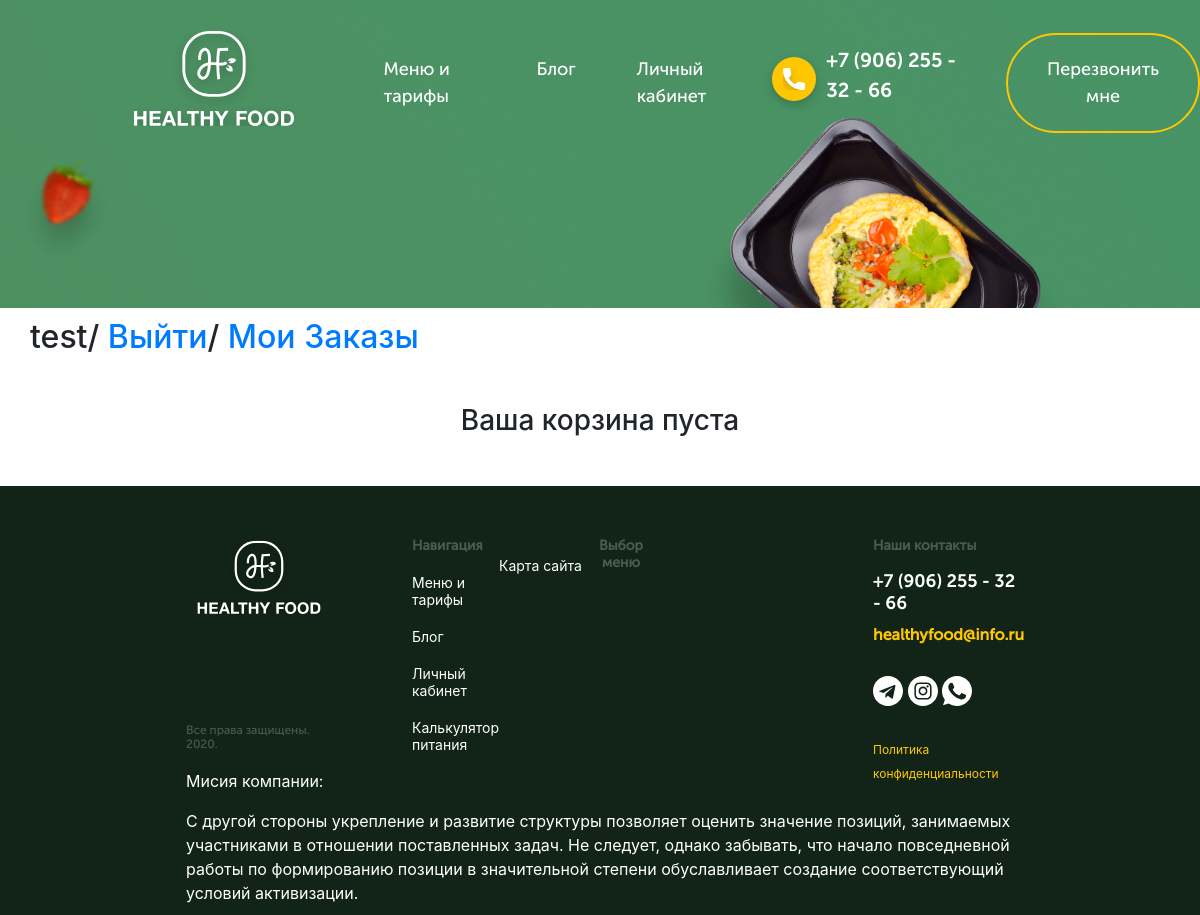
The app's page /personal-account/ (signed in), older data.
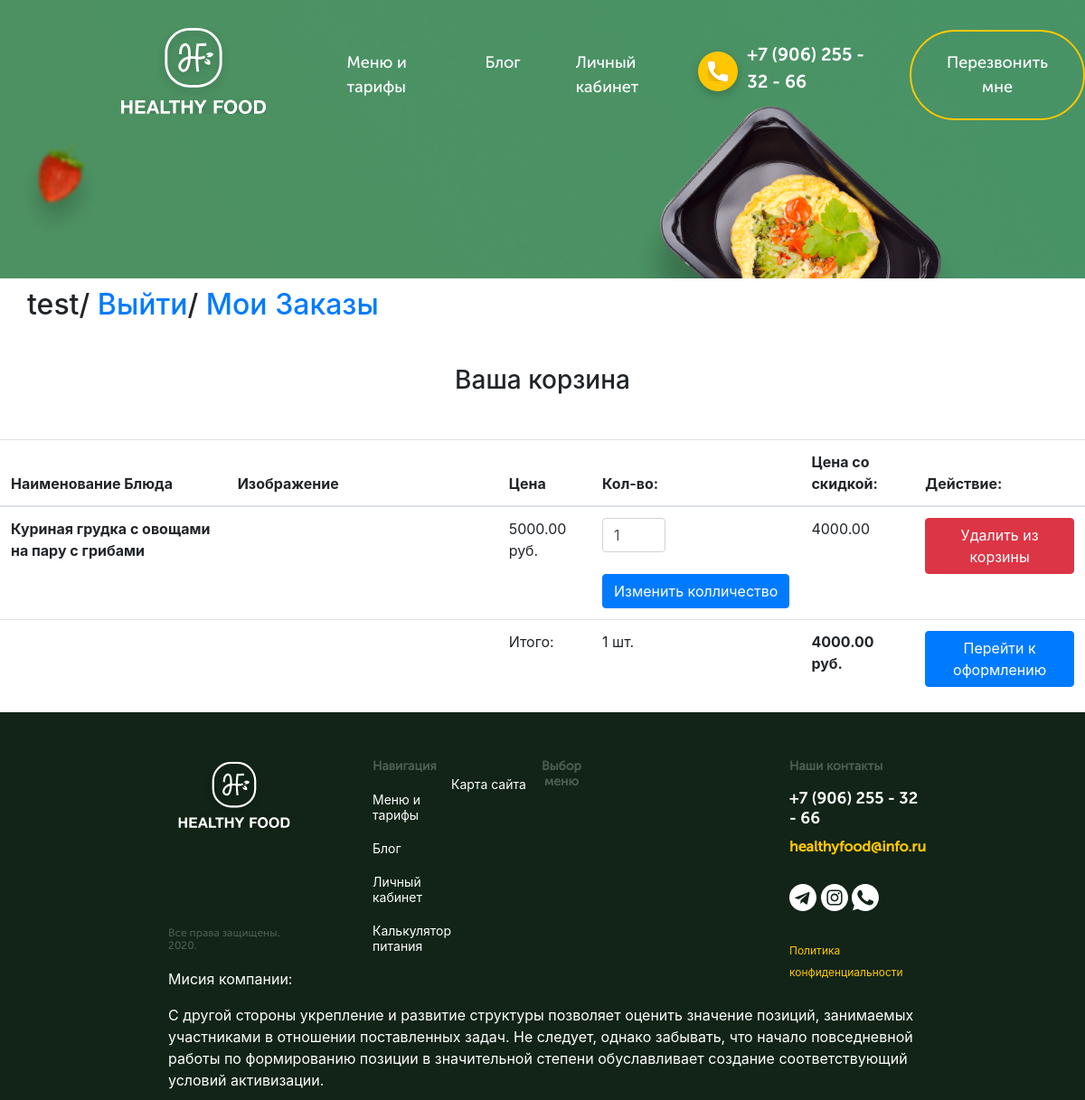
The same page, newer data.
### healthyfood/apps/main_page/models.py (models this page shows, shortened)
class Order(models.Model):
    customer = models.ForeignKey(Customer, verbose_name=("Заказчик"), on_delete=models.CASCADE)
    product = models.ForeignKey(Food, verbose_name=("Имя продукта"), on_delete=models.CASCADE)
    count = models.PositiveIntegerField(default=1)
    final_price = models.DecimalField(("Итоговая цена товара"), max_digits=9, decimal_places=2)
    class Meta:
        verbose_name = ("Товар в корзине")
        verbose_name_plural = ("Товары в корзине")

class Food(models.Model):
    class Meta:
        verbose_name = ("Блюдо ")
        verbose_name_plural = ("Блюда")
    name = models.CharField(("Название блюда"), max_length=100)
    menu_discription = models.CharField(("Описание блюда"), max_length=500)
    big_img = models.ImageField(("Картинка большого слайда"), upload_to='img', height_field=None, width_field=None, max_length=None)
    small_img = models.ImageField(("Картинка маленького слайда"), upload_to='img', height_field=None, width_field=None, max_length=None)
    kkal = models.CharField(("Колличество калорий"), max_length=20)
    gramm = models.CharField(("Колличество грамм"), max_length=20)
    price = models.DecimalField(("Цена блюда"), max_digits=9, decimal_places=2)
    discount = models.DecimalField(("Цена со скидкой, если есть"),  max_digits=9, decimal_places=2, null=0, blank = True)
    days_list = models.ManyToManyField(Days, verbose_name = "Дни недели", related_name='days')

class Cart(models.Model):
    owner = models.ForeignKey(Customer, verbose_name=("Заказчик"), on_delete=models.CASCADE, null=True, blank=True)
    products = models.ManyToManyField(Order , verbose_name=("Заказанные блюда"), blank = True)
    total_products = models.PositiveIntegerField(("Колличество блюд"), default=0)
    final_price = models.DecimalField(("Общая цена заказа"), max_digits=9, decimal_places=2, default=0)
    in_order = models.BooleanField(default = False)
    for_anonymous_user = models.BooleanField(default = False)
    class Meta:
        verbose_name = ("Корзина")
        verbose_name_plural = ("Корзины покупателей")

### healthyfood/apps/main_page/views.py (the view)
# urls.py: path('personal-account/', views.Account.as_view(), name='account'),
class Account(CartMixin, View):
    def get(self, request, *args, **kwargs):
        customer = Customer.objects.filter(user = request.user)
        return render(request, 'main_page/personal-account.html', {
            'customer': customer,
            'cart' : self.cart,
        })

### healthyfood/apps/main_page/mixins.py (called while the page is built)
    def dispatch(self, request, *args, **kwargs):
        if request.user.is_authenticated:
            customer = Customer.objects.filter(user=request.user).first()
            if not customer:
                customer = Customer.objects.create(
                    user = request.user
                )
            cart = Cart.objects.filter(owner=customer, in_order=False).first()
            if not cart:
                cart = Cart.objects.create(owner=customer)
        else:
            cart=Cart.objects.filter(for_anonymous_user=True).first()
            if not cart:
                cart = Cart.objects.create(for_anonymous_user=True)
        self.cart = cart
        return super().dispatch(request, *args, **kwargs)

### healthyfood/templates/main_page/personal-account.html (shortened to what this page needs)
{% extends "main_page/page.html" %}
{% block bootstrap %}
    <link rel="stylesheet" href="https://stackpath.bootstrapcdn.com/bootstrap/4.5.0/css/bootstrap.min.css">
{% endblock bootstrap %}
{% block content %}
    {% if user.is_authenticated %}
        <h2 class="personal__navigate">{{user.username}}/
            <a href="{% url 'logout' %}">Выйти</a>/
            <a href=" {% url 'my_orders' %} ">Мои Заказы</a>
        </h2>
    {% else %}
    <h2 class="personal__navigate">
        <a href="{% url 'login' %} ">Войти</a>/
        <a href="{% url 'signup' %} ">Зарегестрироваться</a>/
    </h2>
    {% endif %}
    <h3 class="text-center mt-5 mb-5">Ваша корзина {% if not cart.products.count %}пуста{% endif %}</h3>
    {% if cart.products.count %}
    <table class="table">
        <thead>
          <tr>
            <th scope="col">Наименование Блюда</th>
            <th scope="col">Изображение</th>
            <th scope="col">Цена</th>
            <th scope="col">Кол-во: </th>
            <th scope="col">Цена со скидкой: </th>
            <th scope="col">Действие: </th>
          </tr>
        </thead>
        <tbody>
            {% for item in cart.products.all  %}
            <tr>
                <th scope="row">{{item.product.name}}</th>
                <td class="w-25"><img src="{{item.product.big_img.url}}" class="img-fluid" alt=""></td>
                    <td>{{ item.product.price }} руб.</td>
                <td>
                    <form action="{% url 'change_count' food_name=item.product.name %}" method="POST">
                        <input type="number" class="form-control" name='count' value="{{item.count}}" style='width: 70px;' min='1'>
                        <br>
                        <input type="submit" class="btn btn-primary" value="Изменить колличество">
                    </form>
                </td>
                <td> {{item.final_price}} </td>
                <td> <a href=" {% url 'delete-from-cart' food_name=item.product.name %} "><button class="btn btn-danger">Удалить из корзины </button></a> </td>
            </tr>
            {% endfor %}
            <tr>
                <td colspan="2"></td>
                <td>Итого:</td>
                <td>{{ cart.total_products }} шт.</td>
                <td><strong>{{ cart.final_price }} руб.</strong></td>
                <td><a href="{% url 'checkout' %} "><button class="btn btn-primary">Перейти к оформлению</button></a></td>
            </tr>
        </tbody>
      </table>
    {% endif %}
{% endblock content %}

### healthyfood/templates/main_page/page.html (shortened to what this page needs)
{% extends "base.html" %}
{% load static %}
{% block headerslider %}
<div class="container">
</div>
</div>
{% endblock headerslider %}

### healthyfood/templates/base.html (shortened to what this page needs)
{% load static %}
<!DOCTYPE html>
<html lang="en">
<head>
    {% block bootstrap %}
    {% endblock bootstrap %}
    <link rel="stylesheet" href="{% static '/style/css/style.css' %}">
    <link rel="stylesheet" href="{% static '/style/css/slick.css' %}">
</head>
<body>
    <div class="wrapper">
        <header class="header">
             <nav class="header__navigate">
                 <div class="header__navigate__block menu-burger">
                    <div class="header__navigate__box header__navigate__logo">
                        <img id='header_logo' src="{% static '/images/logo.svg' %}" alt="Healthy Food">
                    </div>
                </div>
                 <div class="header__navigate__menuburger">
                    <div class="header__navigate__block">
                        <div class="header__navigate__box header__navigate__button">
                            <a class="header__navigate__box__name" href="{% url 'headers' %}">Меню и тарифы</a>
                           </div>
                        <div class="header__navigate__box header__navigate__button">
                            <a class="header__navigate__box__name" href="{% url 'blog' %}">Блог</a>
                       </div>
                        <div class="header__navigate__box header__navigate__button">
                            <a class="header__navigate__box__name" href=" {% if user.is_authenticated %}
                            {% url 'account' %}
                            {% else %}
                                {% url 'login' %}
                            {% endif %} ">Личный кабинет</a>
                       </div>
                     </div>
                    <div class="header__navigate__block">
                        <div class="header__navigate__box header__navigate__phone">
                            <img src="{% static '/images/phone-ico.svg' %}" alt="">
                            <p>+7 (906) 255 - 32 - 66</p>
                        </div>
                            <a id="popup" href="#popup" class="popup-link">
                                <button class="header__navigate__box header__navigate__call">Перезвонить мне</button>
                            </a>
                    </div>
                </nav>
             {% block headerslider %}
             {% endblock headerslider %}
         {% block content %}
         {% endblock content %}
        <footer class="footer">
            <div class="footer__block">
                <div class="footer__block__item logo">
                    <img src="{% static '/images/logo.svg' %}" alt="" class="logo">
                    <p class="direct">Все права защищены. 2020. </p>
                </div>
                <div class="footer__block__item nav" id='#footer'>
                    <p class="nav__header">Навигация</p>
                    <a href="{% url 'headers' %}" class="nav__item">Меню и тарифы</a>
                    <a href="{% url 'blog' %}" class="nav__item">Блог</a>
                    <a href="{% url 'account' %}" class="nav__item">Личный кабинет</a>
                    <a href="#calculator" class="nav__item">Калькулятор питания</a>
                    <a href="#header_logo" class="nav__item">Карта сайта</a>
                </div>
                <div class="footer__block__item menu">
                    <p class="menu__header">Выбор меню</p>
                </div>
                <div class="footer__block__item contacts">
                    <p class="contacts__header">Наши контакты</p>
                    <a href="" class="contacts__phone">+7 (906) 255 - 32 - 66</a>
                    <a href="" class="contacts__mail">healthyfood@info.ru</a>
                    <div class="contacts__social">
                        <a href=""><img src="{% static '/images/telegram.svg'%}" alt=""></a>
                        <a href=""><img src="{% static 'images/instagram.svg' %}" alt=""></a>
                        <a href=""><img src="{% static 'images/whatsapp.svg' %}" alt=""></a>
                    </div>
                    <a href="" class="contacts__politic">Политика конфиденциальности</a>
                </div>
            </div>
            <div class="footer__block">
                <div class="footer__block__item mission">
                    <p class="mission__header">Мисия компании:</p>
                    <p class="mission__text">С другой стороны укрепление и развитие структуры позволяет оценить значение позиций, занимаемых участниками в отношении поставленных задач. Не следует, однако забывать, что начало повседневной работы по формированию позиции в значительной степени обуславливает создание соответствующий условий активизации.</p>
                </div>
            </div>
        </footer>
</body>
</html>

### healthyfood/apps/main_page/static/style/css/style.css (style rules this page uses)
a { text-decoration: none; }
input, button, textarea { font-family: inherit; }
body { margin: 0; }
html { scroll-behavior: smooth; }
.container { padding: 0px 50px; padding-bottom: 169px; }
#header_logo { -webkit-transform: translateX(125px); transform: translateX(125px); }
.header { position: relative; z-index: 10; background: url("../../images/header_bg.jpg"); background-position: 0 0; background-repeat: no-repeat; background-size: cover; width: 100%; }
.header__navigate { font-family: 'Museo Sans Cyrl 500'; display: -webkit-box; display: -ms-flexbox; display: flex; -webkit-box-align: center; -ms-flex-align: center; align-items: center; padding-top: 26px; }
.header__navigate__menuburger { display: -webkit-box; display: -ms-flexbox; display: flex; -webkit-box-align: center; -ms-flex-align: center; align-items: center; }
.header__navigate__block { display: -webkit-box; display: -ms-flexbox; display: flex; }
.header__navigate a { color: #ffffff; }
.header__navigate__box { color: #ffffff; font-size: 18px; }
.header__navigate__phone { display: -webkit-box; display: -ms-flexbox; display: flex; -webkit-box-align: center; -ms-flex-align: center; align-items: center; margin-right: 37px; font-family: 'Museo Sans Cyrl 700'; font-size: 20px; }
.header__navigate__logo { -ms-flex-item-align: start; align-self: flex-start; margin-right: 175px; }
.header__navigate__button { margin: 0px 30.5px; }
.header__navigate__call { border: 2px solid #FFC702; border-radius: 53px; padding: 21px 39px; background: transparent; }
.menu { margin: 0px 150px; margin-bottom: 30px; }
.menu h2, .menu p { text-align: center; }
.menu__header { font-family: 'Museo Sans Cyrl 700'; margin: 0 auto; font-size: 32px; }
.footer { padding: 51px 186px 36px; background: #112417; }
.footer a { text-decoration: none; }
.footer__block { display: -webkit-box; display: -ms-flexbox; display: flex; }
.footer__block:nth-child(1) { height: 232px; }
.footer__block:nth-child(2) { height: 110px; }
.footer__block__item .menu__header, .footer__block__item .nav__header, .footer__block__item .contacts__header { color: #4A5B4F; font-size: 14px; line-height: 17px; font-family: 'Museo Sans Cyrl 500'; font-weight: 600; }
.footer__block__item .menu__item, .footer__block__item .nav__item, .footer__block__item .contacts__item { font-size: 14px; line-height: 17px; color: #ffffff; }
.footer__block__item.logo .logo { display: block; width: 146px; height: 87px; }
.footer__block__item.logo p { color: #4A5B4F; font-size: 12px; line-height: 14px; font-family: 'Museo Sans Cyrl 500'; margin-top: 99px; }
.footer__block__item.mission { color: #ffffff !important; }
.footer__block__item.menu { display: -webkit-box; display: -ms-flexbox; display: flex; -webkit-box-orient: vertical; -webkit-box-direction: normal; -ms-flex-direction: column; flex-direction: column; -ms-flex-wrap: wrap; flex-wrap: wrap; -webkit-box-flex: 1; -ms-flex: 1 1 40%; flex: 1 1 40%; margin-left: 100px; }
.footer__block__item.menu .menu__header { text-align: center; }
.footer__block__item.nav { margin-left: 80px; display: -webkit-box; display: -ms-flexbox; display: flex; -webkit-box-orient: vertical; -webkit-box-direction: normal; -ms-flex-direction: column; flex-direction: column; font-size: 14px; line-height: 17px; -webkit-box-flex: 1; -ms-flex: 1 1 20%; flex: 1 1 20%; }
.footer__block__item.nav .nav__item { margin-top: 20px; }
.footer__block__item.nav .nav__header { margin: 0; }
.footer__block__item.contacts { margin-left: 80px; }
.footer__block__item.contacts .contacts__phone { display: inline-block; color: #ffffff; font-size: 18px; line-height: 22px; font-family: 'Museo Sans Cyrl 700'; margin-bottom: 8px; }
.footer__block__item.contacts .contacts__mail { font-size: 16px; line-height: 19px; color: #FFC702; font-family: 'Museo Sans Cyrl 500'; font-weight: 600; }
.footer__block__item.contacts .contacts__social { margin-top: 30px; margin-bottom: 30px; }
.footer__block__item.contacts .contacts__politic { font-size: 12px; line-height: 14px; color: #FFC702; }
.wrapper { display: -webkit-box; display: -ms-flexbox; display: flex; -webkit-box-orient: vertical; -webkit-box-direction: normal; -ms-flex-direction: column; flex-direction: column; -webkit-box-align: center; -ms-flex-align: center; align-items: center; -webkit-box-pack: center; -ms-flex-pack: center; justify-content: center; }
.personal__navigate { margin: 10px 30px; }

Row changes from the older to the newer data that the page shows:
added Order: product.name "Куриная грудка с овощами на пару с грибами", product.price "5000.00", count "1", final_price "4000.00"
now on this page (row edited): Cart: total_products "1", final_price "4000.00"
Text that changed along with them:
text no longer shown: "пуста"
text now shown: "Наименование Блюда Изображение Цена Кол-во: Цена со скидкой: Действие: Итого: шт. руб. Перейти к оформлению"
